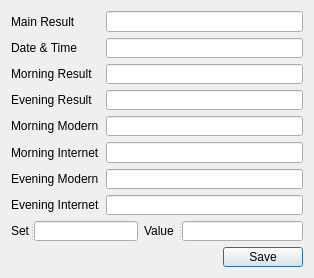
<?xml version="1.0" encoding="UTF-8"?>
<ui version="4.0">
 <class>Dialog</class>
 <widget class="QDialog" name="Dialog">
  <property name="geometry">
   <rect>
    <x>0</x>
    <y>0</y>
    <width>314</width>
    <height>278</height>
   </rect>
  </property>
  <property name="minimumSize">
   <size>
    <width>0</width>
    <height>258</height>
   </size>
  </property>
  <property name="maximumSize">
   <size>
    <width>338</width>
    <height>5424545</height>
   </size>
  </property>
  <property name="sizeIncrement">
   <size>
    <width>338</width>
    <height>258</height>
   </size>
  </property>
  <property name="windowTitle">
   <string>Dialog</string>
  </property>
  <layout class="QGridLayout" name="gridLayout">
   <item row="0" column="0">
    <widget class="QLabel" name="label">
     <property name="text">
      <string>Main Result</string>
     </property>
    </widget>
   </item>
   <item row="0" column="1" colspan="2">
    <widget class="QLineEdit" name="main_result">
     <property name="text">
      <string/>
     </property>
    </widget>
   </item>
   <item row="1" column="0">
    <widget class="QLabel" name="label_8">
     <property name="text">
      <string>Date &amp; Time</string>
     </property>
    </widget>
   </item>
   <item row="1" column="1" colspan="2">
    <widget class="QLineEdit" name="update">
     <property name="text">
      <string/>
     </property>
    </widget>
   </item>
   <item row="2" column="0">
    <widget class="QLabel" name="label_2">
     <property name="text">
      <string>Morning Result</string>
     </property>
    </widget>
   </item>
   <item row="2" column="1" colspan="2">
    <widget class="QLineEdit" name="morning_result">
     <property name="text">
      <string/>
     </property>
    </widget>
   </item>
   <item row="3" column="0">
    <widget class="QLabel" name="label_5">
     <property name="text">
      <string>Evening Result</string>
     </property>
    </widget>
   </item>
   <item row="3" column="1" colspan="2">
    <widget class="QLineEdit" name="evening_result">
     <property name="text">
      <string/>
     </property>
    </widget>
   </item>
   <item row="4" column="0">
    <widget class="QLabel" name="label_4">
     <property name="text">
      <string>Morning Modern</string>
     </property>
    </widget>
   </item>
   <item row="4" column="1" colspan="2">
    <widget class="QLineEdit" name="morning_modern">
     <property name="text">
      <string/>
     </property>
    </widget>
   </item>
   <item row="5" column="0">
    <widget class="QLabel" name="label_3">
     <property name="text">
      <string>Morning Internet</string>
     </property>
    </widget>
   </item>
   <item row="5" column="1" colspan="2">
    <widget class="QLineEdit" name="morning_internet">
     <property name="text">
      <string/>
     </property>
    </widget>
   </item>
   <item row="6" column="0">
    <widget class="QLabel" name="label_6">
     <property name="text">
      <string>Evening Modern</string>
     </property>
    </widget>
   </item>
   <item row="6" column="1" colspan="2">
    <widget class="QLineEdit" name="evening_modern">
     <property name="text">
      <string/>
     </property>
    </widget>
   </item>
   <item row="7" column="0">
    <widget class="QLabel" name="label_7">
     <property name="text">
      <string>Evening Internet</string>
     </property>
    </widget>
   </item>
   <item row="7" column="1" colspan="2">
    <widget class="QLineEdit" name="evening_internet">
     <property name="text">
      <string/>
     </property>
    </widget>
   </item>
   <item row="8" column="0" colspan="2">
    <widget class="QSplitter" name="splitter">
     <property name="orientation">
      <enum>Qt::Horizontal</enum>
     </property>
     <widget class="QLabel" name="label854">
      <property name="text">
       <string>Set</string>
      </property>
     </widget>
     <widget class="QLineEdit" name="qset"/>
    </widget>
   </item>
   <item row="8" column="2">
    <widget class="QSplitter" name="splitter_2">
     <property name="orientation">
      <enum>Qt::Horizontal</enum>
     </property>
     <widget class="QLabel" name="label_10">
      <property name="text">
       <string>Value</string>
      </property>
     </widget>
     <widget class="QLineEdit" name="qvalue"/>
    </widget>
   </item>
   <item row="9" column="0">
    <spacer name="verticalSpacer">
     <property name="orientation">
      <enum>Qt::Vertical</enum>
     </property>
     <property name="sizeHint" stdset="0">
      <size>
       <width>20</width>
       <height>29</height>
      </size>
     </property>
    </spacer>
   </item>
   <item row="9" column="1" colspan="2">
    <layout class="QHBoxLayout" name="horizontalLayout_2">
     <item>
      <widget class="QWidget" name="widget_2" native="true"/>
     </item>
     <item>
      <spacer name="horizontalSpacer_2">
       <property name="orientation">
        <enum>Qt::Horizontal</enum>
       </property>
       <property name="sizeHint" stdset="0">
        <size>
         <width>40</width>
         <height>20</height>
        </size>
       </property>
      </spacer>
     </item>
     <item alignment="Qt::AlignRight">
      <widget class="QPushButton" name="save_2">
       <property name="text">
        <string>Save</string>
       </property>
       <property name="shortcut">
        <string/>
       </property>
       <property name="checkable">
        <bool>true</bool>
       </property>
      </widget>
     </item>
    </layout>
   </item>
  </layout>
 </widget>
 <resources/>
 <connections/>
</ui>
